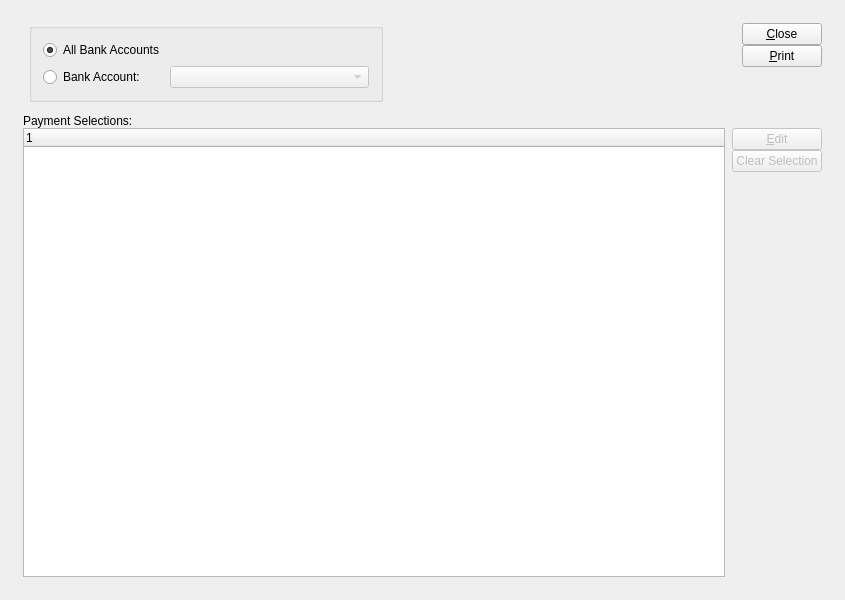
<ui version="4.0" >
 <author></author>
 <comment>This file is part of the xTuple ERP: PostBooks Edition, a free and
open source Enterprise Resource Planning software suite,
Copyright (c) 1999-2011 by OpenMFG LLC, d/b/a xTuple.
It is licensed to you under the Common Public Attribution License
version 1.0, the full text of which (including xTuple-specific Exhibits)
is available at www.xtuple.com/CPAL.  By using this software, you agree
to be bound by its terms.</comment>
 <class>selectedPayments</class>
 <widget class="QWidget" name="selectedPayments" >
  <property name="geometry" >
   <rect>
    <x>0</x>
    <y>0</y>
    <width>845</width>
    <height>600</height>
   </rect>
  </property>
  <property name="windowTitle" >
   <string>List Selected Payments</string>
  </property>
  <layout class="QGridLayout" name="gridLayout_3" >
   <item row="0" column="0" >
    <layout class="QGridLayout" name="gridLayout_2" >
     <property name="margin" >
      <number>12</number>
     </property>
     <property name="spacing" >
      <number>12</number>
     </property>
     <item row="0" column="0" >
      <layout class="QHBoxLayout" name="horizontalLayout" >
       <item>
        <layout class="QVBoxLayout" name="verticalLayout" >
         <item>
          <widget class="VendorGroup" name="_vendorgroup" />
         </item>
         <item>
          <spacer name="verticalSpacer" >
           <property name="orientation" >
            <enum>Qt::Vertical</enum>
           </property>
           <property name="sizeType" >
            <enum>QSizePolicy::Expanding</enum>
           </property>
           <property name="sizeHint" stdset="0" >
            <size>
             <width>0</width>
             <height>0</height>
            </size>
           </property>
          </spacer>
         </item>
        </layout>
       </item>
       <item>
        <layout class="QVBoxLayout" >
         <property name="spacing" >
          <number>0</number>
         </property>
         <item>
          <widget class="QGroupBox" name="_bankAccountGroup" >
           <property name="title" >
            <string/>
           </property>
           <layout class="QGridLayout" name="gridLayout_4" >
            <item row="3" column="1" >
             <widget class="QRadioButton" name="_selectedBankAccount" >
              <property name="text" >
               <string>Bank Account:</string>
              </property>
             </widget>
            </item>
            <item row="2" column="1" >
             <widget class="QRadioButton" name="_allBankAccounts" >
              <property name="text" >
               <string>All Bank Accounts</string>
              </property>
              <property name="checked" >
               <bool>true</bool>
              </property>
             </widget>
            </item>
            <item row="3" column="2" >
             <widget class="XComboBox" name="_bankaccnt" >
              <property name="enabled" >
               <bool>false</bool>
              </property>
              <property name="sizePolicy" >
               <sizepolicy vsizetype="Fixed" hsizetype="Expanding" >
                <horstretch>0</horstretch>
                <verstretch>0</verstretch>
               </sizepolicy>
              </property>
              <property name="type" >
               <enum>XComboBox::APBankAccounts</enum>
              </property>
             </widget>
            </item>
           </layout>
          </widget>
         </item>
         <item>
          <spacer>
           <property name="orientation" >
            <enum>Qt::Vertical</enum>
           </property>
           <property name="sizeType" >
            <enum>QSizePolicy::Preferred</enum>
           </property>
           <property name="sizeHint" stdset="0" >
            <size>
             <width>10</width>
             <height>0</height>
            </size>
           </property>
          </spacer>
         </item>
        </layout>
       </item>
       <item>
        <spacer>
         <property name="orientation" >
          <enum>Qt::Horizontal</enum>
         </property>
         <property name="sizeType" >
          <enum>QSizePolicy::Expanding</enum>
         </property>
         <property name="sizeHint" stdset="0" >
          <size>
           <width>13</width>
           <height>56</height>
          </size>
         </property>
        </spacer>
       </item>
       <item>
        <layout class="QVBoxLayout" name="verticalLayout_2" >
         <property name="spacing" >
          <number>0</number>
         </property>
         <item>
          <widget class="QPushButton" name="_close" >
           <property name="text" >
            <string>&amp;Close</string>
           </property>
          </widget>
         </item>
         <item>
          <widget class="QPushButton" name="_print" >
           <property name="text" >
            <string>&amp;Print</string>
           </property>
           <property name="autoDefault" >
            <bool>false</bool>
           </property>
           <property name="default" >
            <bool>false</bool>
           </property>
          </widget>
         </item>
         <item>
          <spacer>
           <property name="orientation" >
            <enum>Qt::Vertical</enum>
           </property>
           <property name="sizeType" >
            <enum>QSizePolicy::Expanding</enum>
           </property>
           <property name="sizeHint" stdset="0" >
            <size>
             <width>74</width>
             <height>0</height>
            </size>
           </property>
          </spacer>
         </item>
        </layout>
       </item>
      </layout>
     </item>
     <item row="1" column="0" >
      <widget class="QFrame" name="_frame" >
       <property name="sizePolicy" >
        <sizepolicy vsizetype="Preferred" hsizetype="Preferred" >
         <horstretch>0</horstretch>
         <verstretch>1</verstretch>
        </sizepolicy>
       </property>
       <property name="frameShape" >
        <enum>QFrame::NoFrame</enum>
       </property>
       <property name="frameShadow" >
        <enum>QFrame::Raised</enum>
       </property>
       <layout class="QGridLayout" name="gridLayout" >
        <property name="margin" >
         <number>0</number>
        </property>
        <item row="0" column="0" >
         <layout class="QVBoxLayout" >
          <property name="spacing" >
           <number>0</number>
          </property>
          <item>
           <widget class="QLabel" name="_paymentSelectionsLit" >
            <property name="text" >
             <string>Payment Selections:</string>
            </property>
           </widget>
          </item>
          <item>
           <layout class="QHBoxLayout" >
            <property name="spacing" >
             <number>7</number>
            </property>
            <item>
             <widget class="XTreeWidget" name="_apselect" >
              <property name="sizePolicy" >
               <sizepolicy vsizetype="Expanding" hsizetype="Expanding" >
                <horstretch>0</horstretch>
                <verstretch>0</verstretch>
               </sizepolicy>
              </property>
             </widget>
            </item>
            <item>
             <layout class="QVBoxLayout" >
              <property name="spacing" >
               <number>0</number>
              </property>
              <item>
               <layout class="QVBoxLayout" >
                <property name="spacing" >
                 <number>0</number>
                </property>
                <item>
                 <widget class="QPushButton" name="_edit" >
                  <property name="enabled" >
                   <bool>false</bool>
                  </property>
                  <property name="text" >
                   <string>&amp;Edit</string>
                  </property>
                 </widget>
                </item>
                <item>
                 <widget class="QPushButton" name="_clear" >
                  <property name="enabled" >
                   <bool>false</bool>
                  </property>
                  <property name="text" >
                   <string>Clear Selection</string>
                  </property>
                  <property name="autoDefault" >
                   <bool>false</bool>
                  </property>
                  <property name="default" >
                   <bool>false</bool>
                  </property>
                 </widget>
                </item>
               </layout>
              </item>
              <item>
               <spacer>
                <property name="orientation" >
                 <enum>Qt::Vertical</enum>
                </property>
                <property name="sizeHint" stdset="0" >
                 <size>
                  <width>20</width>
                  <height>248</height>
                 </size>
                </property>
               </spacer>
              </item>
             </layout>
            </item>
           </layout>
          </item>
         </layout>
        </item>
       </layout>
      </widget>
     </item>
    </layout>
   </item>
  </layout>
 </widget>
 <layoutdefault spacing="6" margin="11" />
 <pixmapfunction>qPixmapFromMimeSource</pixmapfunction>
 <customwidgets>
  <customwidget>
   <class>VendorGroup</class>
   <extends>QWidget</extends>
   <header>vendorgroup.h</header>
  </customwidget>
  <customwidget>
   <class>XComboBox</class>
   <extends>QComboBox</extends>
   <header>xcombobox.h</header>
  </customwidget>
  <customwidget>
   <class>XTreeWidget</class>
   <extends>QTreeWidget</extends>
   <header>xtreewidget.h</header>
  </customwidget>
 </customwidgets>
 <tabstops>
  <tabstop>_selectedBankAccount</tabstop>
  <tabstop>_apselect</tabstop>
  <tabstop>_edit</tabstop>
  <tabstop>_clear</tabstop>
  <tabstop>_print</tabstop>
  <tabstop>_close</tabstop>
 </tabstops>
 <resources/>
 <connections>
  <connection>
   <sender>_close</sender>
   <signal>clicked()</signal>
   <receiver>selectedPayments</receiver>
   <slot>close()</slot>
   <hints>
    <hint type="sourcelabel" >
     <x>20</x>
     <y>20</y>
    </hint>
    <hint type="destinationlabel" >
     <x>20</x>
     <y>20</y>
    </hint>
   </hints>
  </connection>
  <connection>
   <sender>_apselect</sender>
   <signal>valid(bool)</signal>
   <receiver>_edit</receiver>
   <slot>setEnabled(bool)</slot>
   <hints>
    <hint type="sourcelabel" >
     <x>20</x>
     <y>20</y>
    </hint>
    <hint type="destinationlabel" >
     <x>20</x>
     <y>20</y>
    </hint>
   </hints>
  </connection>
  <connection>
   <sender>_apselect</sender>
   <signal>valid(bool)</signal>
   <receiver>_clear</receiver>
   <slot>setEnabled(bool)</slot>
   <hints>
    <hint type="sourcelabel" >
     <x>20</x>
     <y>20</y>
    </hint>
    <hint type="destinationlabel" >
     <x>20</x>
     <y>20</y>
    </hint>
   </hints>
  </connection>
  <connection>
   <sender>_apselect</sender>
   <signal>itemSelected(int)</signal>
   <receiver>_edit</receiver>
   <slot>animateClick()</slot>
   <hints>
    <hint type="sourcelabel" >
     <x>20</x>
     <y>20</y>
    </hint>
    <hint type="destinationlabel" >
     <x>20</x>
     <y>20</y>
    </hint>
   </hints>
  </connection>
  <connection>
   <sender>_selectedBankAccount</sender>
   <signal>toggled(bool)</signal>
   <receiver>_bankaccnt</receiver>
   <slot>setEnabled(bool)</slot>
   <hints>
    <hint type="sourcelabel" >
     <x>20</x>
     <y>20</y>
    </hint>
    <hint type="destinationlabel" >
     <x>20</x>
     <y>20</y>
    </hint>
   </hints>
  </connection>
 </connections>
</ui>
